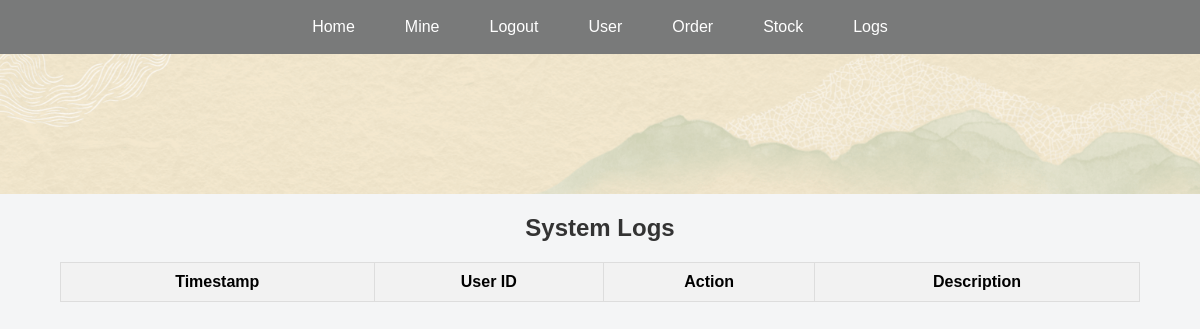
Before: /logs (signed in) with the older database file.
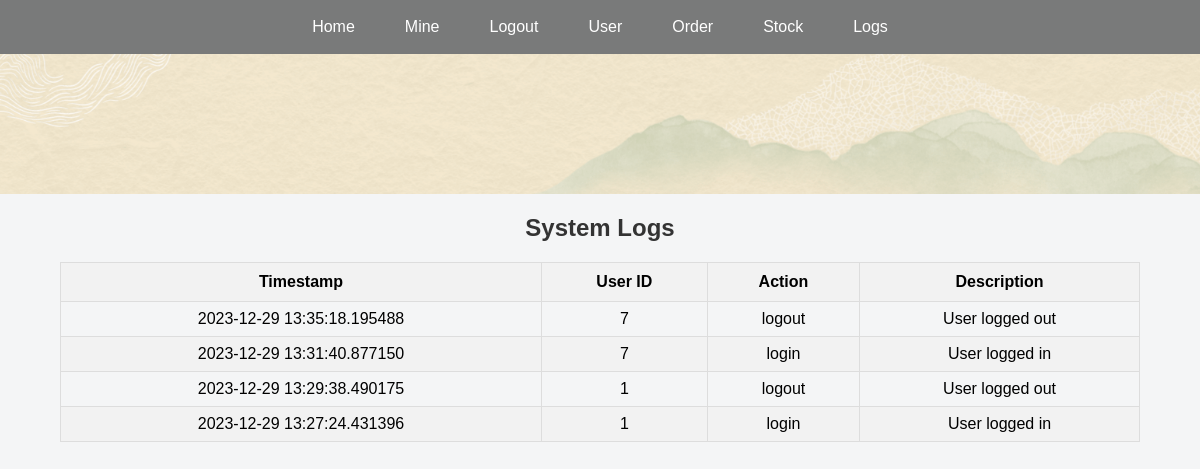
After: the same page with the newer database file.
### app.py (models this page shows, shortened)
class Log(db.Model):
    id = db.Column(db.Integer, primary_key=True)
    timestamp = db.Column(db.DateTime, nullable=False, default=datetime.utcnow)
    user_id = db.Column(db.Integer, db.ForeignKey(
        'customer.id'), nullable=True)
    action = db.Column(db.String(100), nullable=False)
    description = db.Column(db.Text, nullable=False)

### app.py (the view)
@app.route('/logs')
def logs():
    user_logged_in = 'user_logged_in' in session
    admin_logged_in = 'admin_logged_in' in session
    if 'admin_logged_in' not in session:
        abort(404)
    logs = Log.query.order_by(Log.timestamp.desc()).all()
    return render_template('logs.html',
                           logs=logs,
                           user_logged_in=user_logged_in,
                           admin_logged_in=admin_logged_in)

### templates/logs.html (shortened to what this page needs)
<!DOCTYPE html>
<html lang="en">
<head>
    <link rel="stylesheet" href="{{ url_for('static', filename='style.css') }}">
</head>
<body class="admin-bg">
    {% include 'nav.html' %}
    <div class="user-header"></div>
    <div class="table-container">
        <h2>System Logs</h2>
        <table>
            <thead>
                <tr>
                    <th>Timestamp</th>
                    <th>User ID</th>
                    <th>Action</th>
                    <th>Description</th>
                </tr>
            </thead>
            <tbody>
                {% for log in logs %}
                <tr>
                    <td>{{ log.timestamp }}</td>
                    <td>{{ log.user_id }}</td>
                    <td>{{ log.action }}</td>
                    <td>{{ log.description }}</td>
                </tr>
                {% endfor %}
            </tbody>
        </table>
    </div>
</body>
</html>

Changed rows visible on the page:
added Log: timestamp "2023-12-29 13:35:18.195488", user_id "7", action "logout", description "User logged out"
added Log: timestamp "2023-12-29 13:31:40.877150", user_id "7", action "login", description "User logged in"
added Log: timestamp "2023-12-29 13:29:38.490175", user_id "1", action "logout", description "User logged out"
added Log: timestamp "2023-12-29 13:27:24.431396", user_id "1", action "login", description "User logged in"
